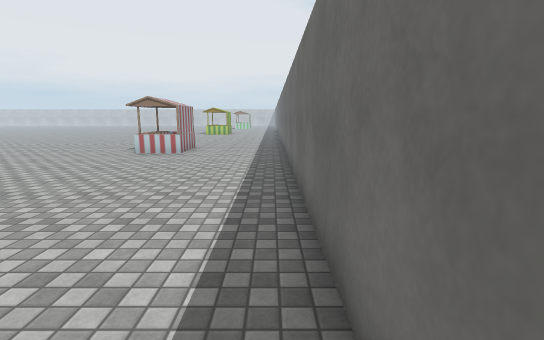
View 1 (above)

21 first-person views from a walk through a scene from a Unity 3-D project. The camera is 1.5 m above the floor, tilts 10° down and sees 85° across. The floor is counted in squares, 1 m on a side. Each view is taken from the middle of a square. On the plan, view 1 faces up. The plan holds only what a view shows up to about 15 squares ahead; the rest is blank. The place goes on beyond the plan. The player is left out. Some surface patterns are stand-ins.

View 2
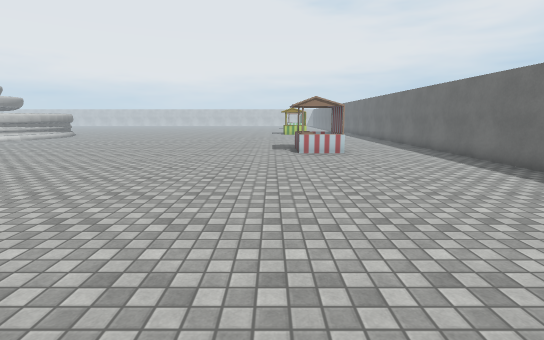

View 3
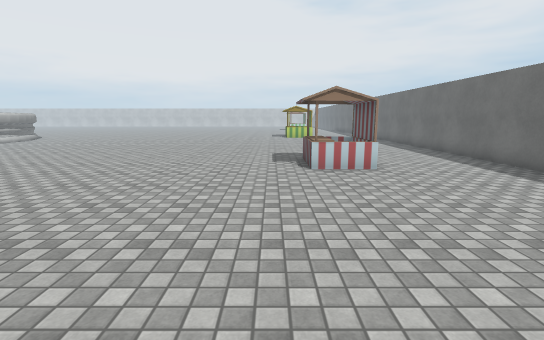

View 4
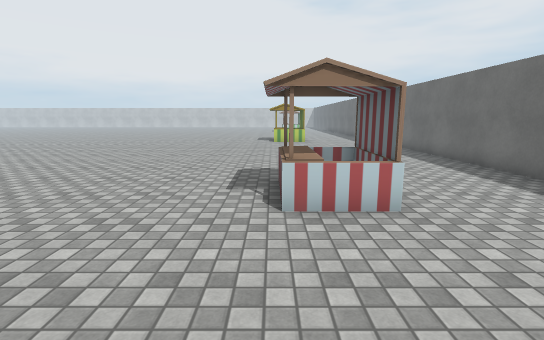

View 5
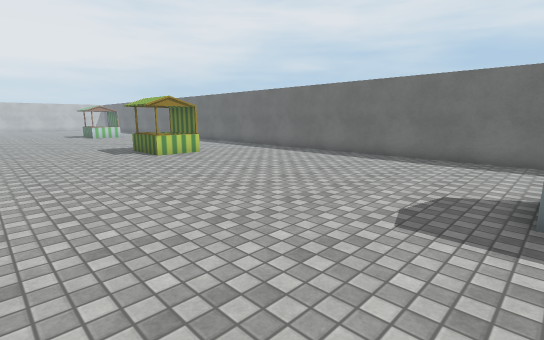

View 6
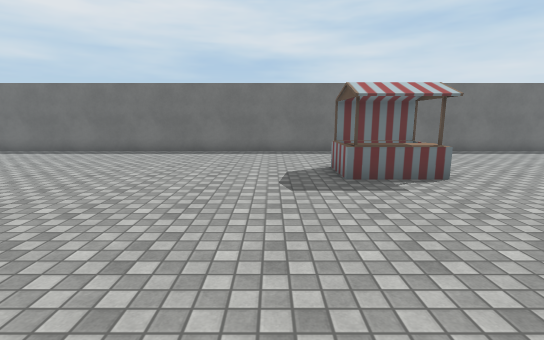

View 7
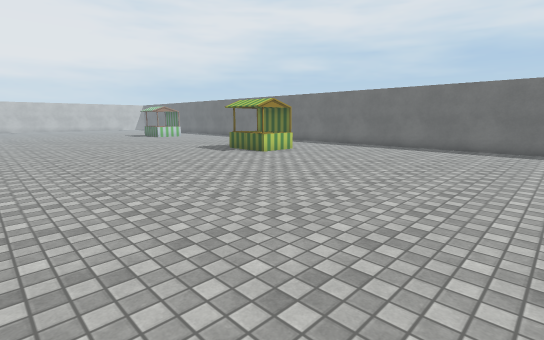

View 8
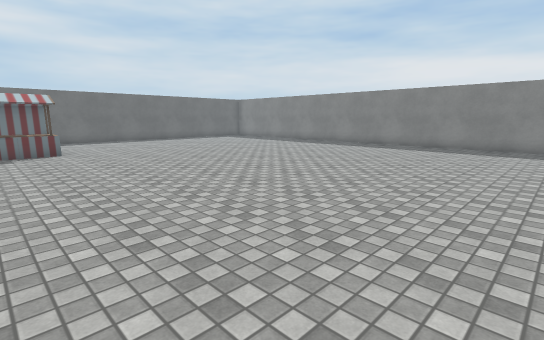

View 9
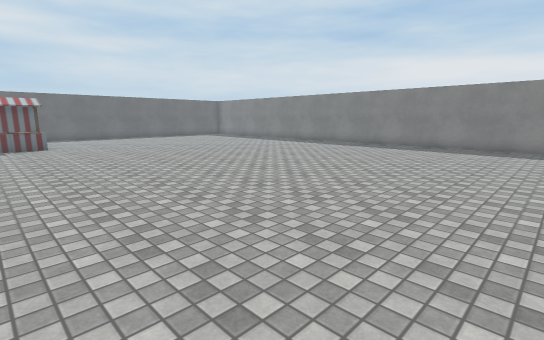

View 10
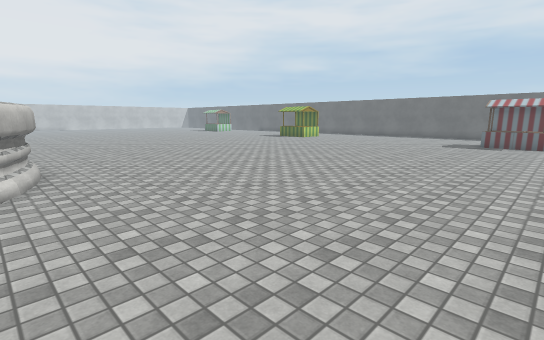

View 11
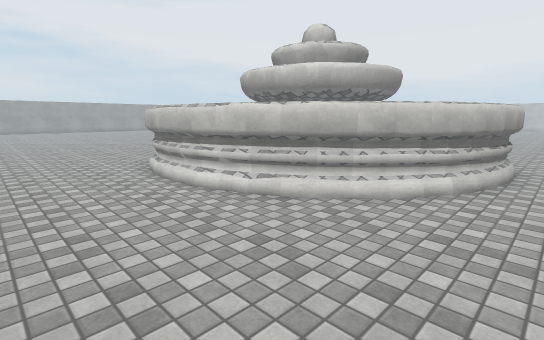

View 12
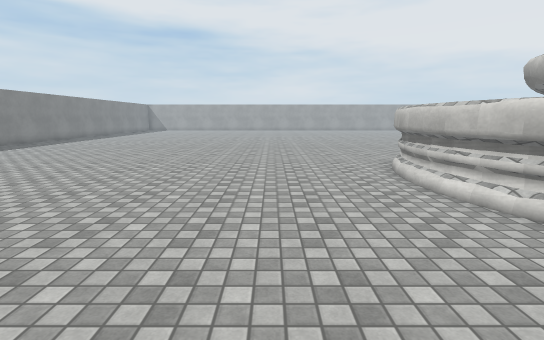

View 13
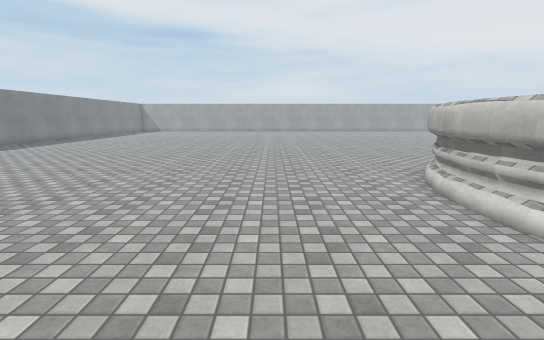

View 14
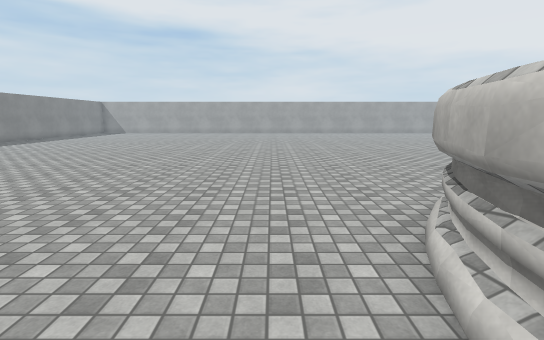

View 15
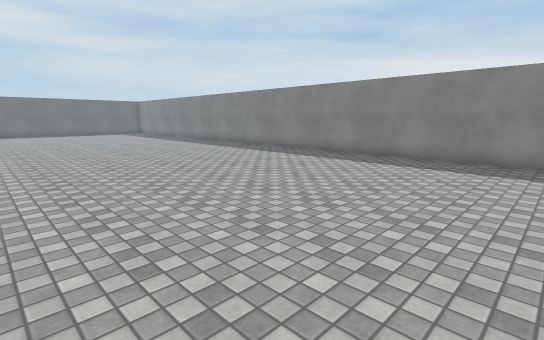

View 16
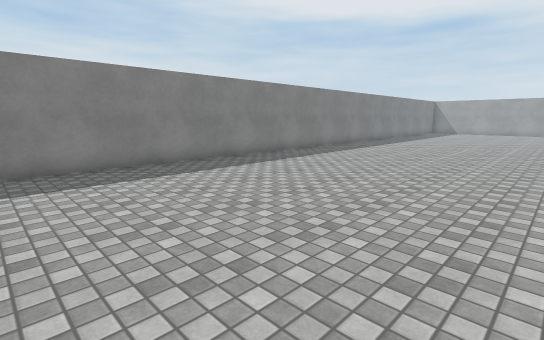

View 17
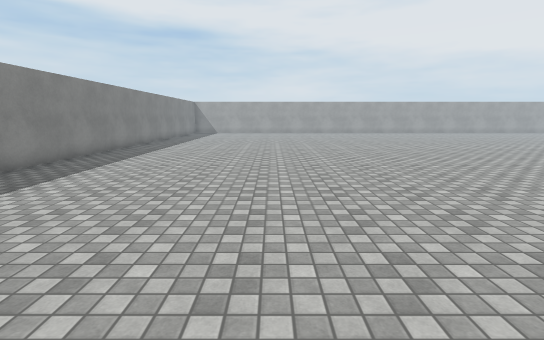

View 18
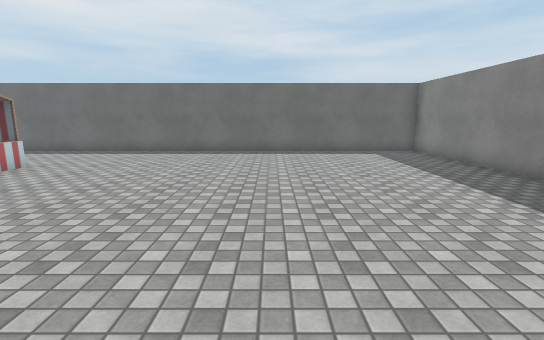

View 19
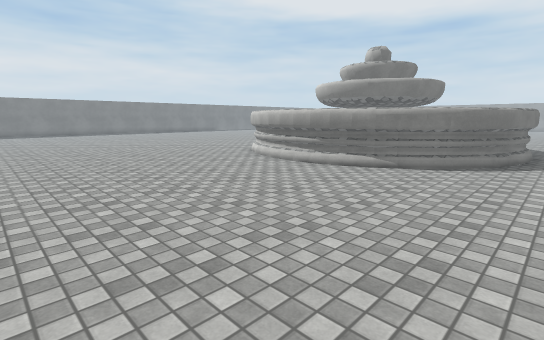

View 20
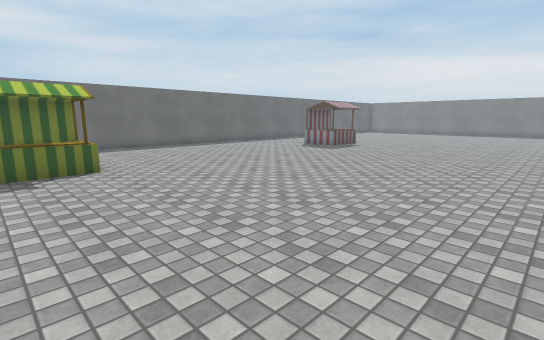

View 21
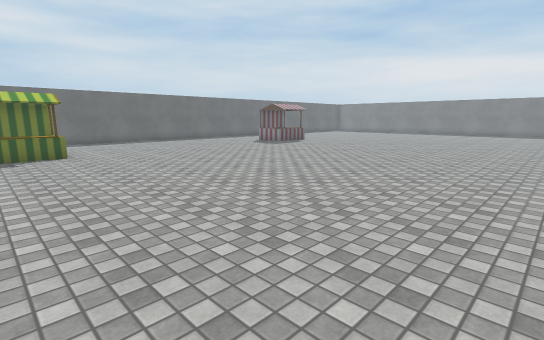

### Floor plan
Points are (right, up) in squares from view 1. A wall is a line through its corners. A room is listed if a view was taken in it or the views show most of it. See-through windows are left out.
Room 1 (views 1, 2, 3, 4, 5, 6, 7, 8, 9, 10, 11, 12, 13, 14, 15, 16, 17, 18, 19, 20, 21)
walls: (-25.2, 17.4) (-25.8, 17); (-24.7, 17.9) (-25.3, 17.4); (-24.7, 18) (-25.4, 17.5); (-24.2, 18.4) (-24.7, 17.8); (-25.3, 17.6) (-25.9, 17.2) (-26.6, 16.9); (-25.8, 17.1) (-26.5, 16.8); (-26.3, 16.8) (-27.1, 16.5) (-27.8, 16.3); (-24.4, 18.6) (-24.9, 18); (-26.5, 16.9) (-27.2, 16.7); (-23.9, 19.1) (-24.5, 18.4); (-27.1, 16.5) (-29.1, 16.3) (-30.6, 16.6); (-27, 16.8) (-27.9, 16.5); (-23.6, 19.7) (-24.1, 19); (-23.2, 20.2) (-23.5, 19.5) (-23.8, 18.9) (-24.3, 18.3); (-23.4, 20.3) (-23.7, 19.6); (-28.3, 16.3) (-29.2, 16.3); (-23, 20.9) (-23.2, 20.1); (-29, 16.2) (-29.9, 16.3); (-29.1, 16.4) (-29.8, 16.5); (-22.9, 21.6) (-23, 20.7); (-23.1, 21.6) (-23.2, 20.9) (-23.4, 20.2); (-22.8, 22.2) (-22.9, 21.5); (-23, 22.3) (-23.1, 21.5); (-30.4, 16.5) (-31.2, 16.8); (-30.4, 16.7) (-31.1, 17); (-23.1, 22.9) (-23.1, 22.2); (-22.9, 23) (-22.9, 22.1); (-23, 23.6) (-22.9, 22.9); (-31.1, 16.8) (-31.8, 17.1); (-23.2, 24.3) (-23, 23.5); (-23.4, 24.3) (-23.2, 23.4); (-23.5, 24.9) (-23.2, 24.2); (-23.7, 24.9) (-23.4, 24.2); (-23.9, 25.5) (-23.4, 24.8); (-24, 25.5) (-23.6, 24.7); (-24.4, 25.8) (-24, 25.3); (-25.2, 26.9) (-24.3, 26) (-23.8, 25.4); (-25.3, 27) (-24.7, 26.5); (-25.9, 27.1) (-25.4, 26.8) (-24.8, 26.3); (-25.9, 27.3) (-25.3, 26.9); (-26.5, 27.5) (-25.8, 27.2); (-26.5, 27.7) (-25.8, 27.3); (-27.2, 27.9) (-26.3, 27.6); (-27.8, 27.8) (-27.1, 27.7); (-27.8, 28) (-27, 27.9); (-28.6, 28.1) (-27.7, 28); (-29.1, 28.1) (-28.4, 28.1); (-6, -1.5) (0.6, -1.5) (0.6, 29.5); (-43.2, -1.5) (-14.9, -1.5)
low walls: (-23.2, 23.5) (-23.1, 22.8); (-27.1, 27.7) (-26.4, 27.5)
objects: stall (-6, 13) to (-4, 15); stall (-6, 27) to (-4, 29)

Positions as (right, up) in squares from view 1, and headings:
1: (0, 0), facing up
2: (-7, 0), facing up
3: (-7, 4), facing up
4: (-6, 8), facing up
5: (-11, 15), facing up-right
6: (-13, 17), facing right
7: (-15, 17), facing up-right
8: (-20, 15), facing down-right
9: (-23, 15), facing down-right
10: (-24, 12), facing up-right
11: (-22, 13), facing up-left
12: (-22, 13), facing left
13: (-24, 13), facing left
14: (-28, 15), facing left
15: (-29, 10), facing down-right
16: (-26, 8), facing down-left
17: (-28, 6), facing left
18: (-13, 5), facing right
19: (-15, 29), facing down-left
20: (-15, 29), facing down-right
21: (-19, 29), facing down-right
